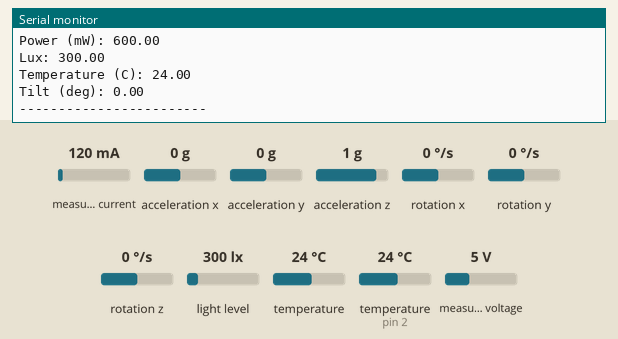
Recording of a sketch running on a simulated Arduino Uno, built with avr-gcc and run on an emulated ATmega328P. Shown: the last lines printed to the serial monitor. The test bench sets the inputs (shaded band); at power-on: measured current 120 mA, temperature (sensor on pin 2) 24 °C, acceleration y 0 g, acceleration z 1 g, light level 300 lx, acceleration x 0 g, rotation x 0 °/s, rotation y 0 °/s, rotation z 0 °/s, temperature 24 °C, measured voltage 5 V.

Above: at 1.2 s.
1.3 s: measured current set to 40 mA
3.3 s: temperature (sensor on pin 2) set to 12 °C
At 4.9 s:
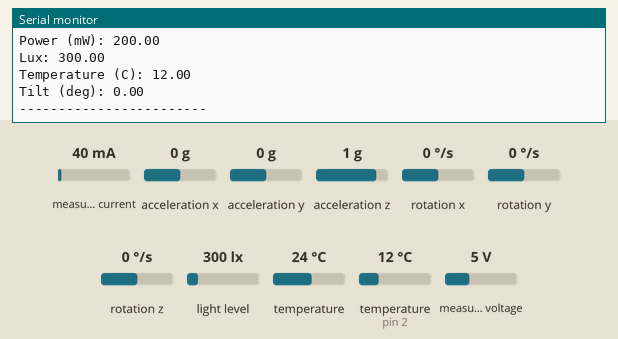
5.3 s: acceleration y set to -1.4 g
At 6.7 s:
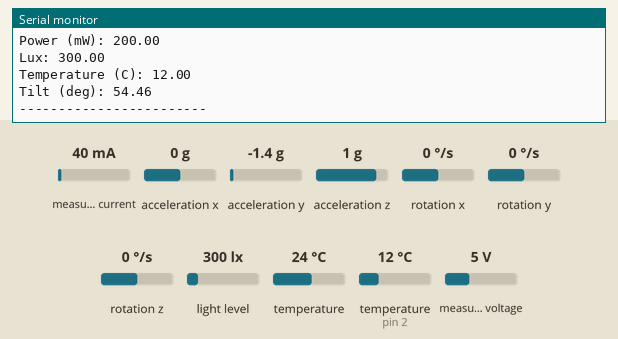
7.3 s: acceleration z set to -1.4 g
At 8.5 s:
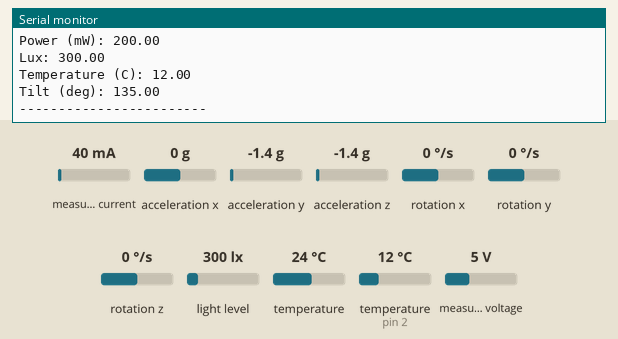
9.3 s: light level set to 1000 lx
15.0 s: temperature (sensor on pin 2) set to 19 °C
At 15.8 s:
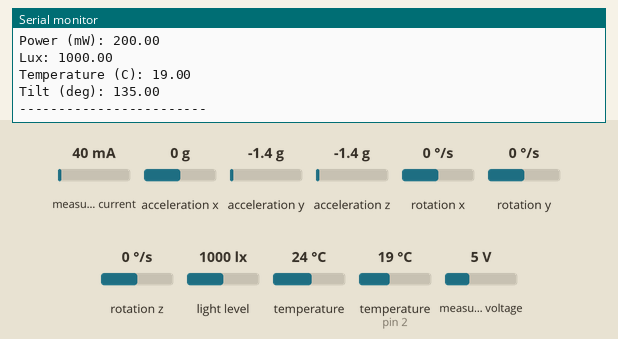
Timing chart, 0 to 18.0 s (numbered marks = the images above; inputs shaded):
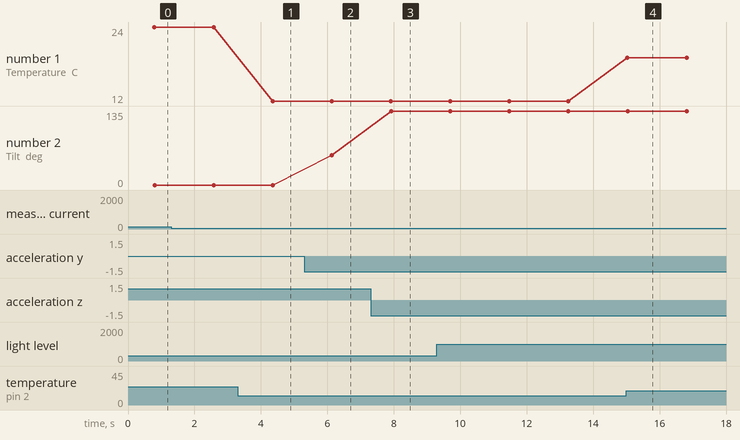

The sketch:

Idealab_PBL.ino
```cpp
#include <Wire.h>
#include <Adafruit_INA219.h>
#include <BH1750.h>
#include <OneWire.h>
#include <DallasTemperature.h>
#include <Adafruit_MPU6050.h>
#include <Adafruit_Sensor.h>

// CRITICAL FIX: DS18B20 Data pin is connected to Digital Pin 2
#define ONE_WIRE_BUS 2

OneWire oneWire(ONE_WIRE_BUS);
DallasTemperature tempSensor(&oneWire);
Adafruit_INA219 ina219;
BH1750 lightMeter;
Adafruit_MPU6050 mpu;

void setup() {
  // High-speed baud rate for smooth data transmission
  Serial.begin(115200);
  Wire.begin();

  Serial.println("Initializing sensors...");

  // 1. Initialize INA219 (Power Monitor)
  if (ina219.begin()) {
    ina219.setCalibration_32V_2A();
    Serial.println("INA219 OK");
  } else {
    Serial.println("INA219 FAILED - Check I2C wiring");
  }

  // 2. Initialize BH1750 (Lux Sensor)
  if (lightMeter.begin()) {
    Serial.println("BH1750 OK");
  } else {
    Serial.println("BH1750 FAILED - Check I2C wiring");
  }

  // 3. Initialize DS18B20 (Temperature)
  tempSensor.begin();
  Serial.print("DS18B20 devices found: ");
  Serial.println(tempSensor.getDeviceCount());

  // 4. Initialize MPU6050 (Angle Sensor)
  if (mpu.begin()) {
    mpu.setAccelerometerRange(MPU6050_RANGE_2_G);
    mpu.setFilterBandwidth(MPU6050_BAND_21_HZ);
    Serial.println("MPU6050 OK");
  } else {
    Serial.println("MPU6050 FAILED - Check I2C wiring");
  }

  Serial.println("------------------------");
}

void loop() {
  // --- DATA ACQUISITION ---

  // 1. Read Power Telemetry
  float voltage_V  = ina219.getBusVoltage_V();
  float current_mA = ina219.getCurrent_mA();
  float power_mW   = ina219.getPower_mW();

  // 2. Read Ambient Light
  float lux = lightMeter.readLightLevel();

  // 3. Read Panel Temperature
  tempSensor.requestTemperatures();
  float tempC = tempSensor.getTempCByIndex(0);

  // 4. Read Acceleration and Compute Tilt Angle
  sensors_event_t a, g, t;
  mpu.getEvent(&a, &g, &t);
  float tiltAngle = abs(atan2(a.acceleration.y, a.acceleration.z) * 180.0 / M_PI);

  // --- DATA TRANSMISSION ---

  Serial.print("Voltage (V): ");     Serial.println(voltage_V);
  Serial.print("Current (mA): ");    Serial.println(current_mA);
  Serial.print("Power (mW): ");      Serial.println(power_mW);
  Serial.print("Lux: ");             Serial.println(lux);
  Serial.print("Temperature (C): "); Serial.println(tempC);
  Serial.print("Tilt (deg): ");      Serial.println(tiltAngle);
  Serial.println("------------------------");

  // Wait 1 second before the next reading
  delay(1000);
}
```

Measured:
- after the input at 3.3 s, the serial monitor: prints a new line after 1.1 s (image 1)
- after the input at 5.3 s, the serial monitor: prints a new line after 0.84 s (image 2)
- after the input at 7.3 s, the serial monitor: prints a new line after 0.62 s (image 3)
- after the input at 15.0 s, the serial monitor: prints a new line at once (image 4)
- plotted number 1: 24 → 12 after the input at 3.3 s, 12 → 19 after the input at 15.0 s
- plotted number 2: 0 → 54.46 after the input at 5.3 s, 54.46 → 135 after the input at 7.3 s
